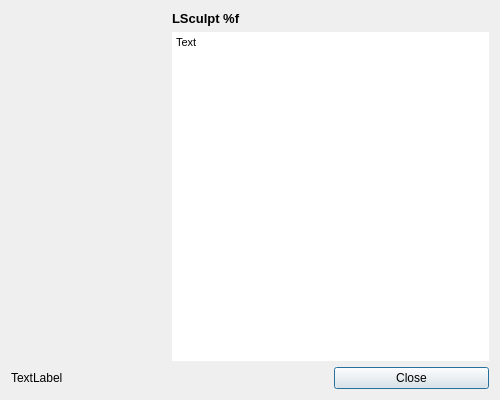
<?xml version="1.0" encoding="UTF-8"?>
<ui version="4.0">
 <class>AboutDialog</class>
 <widget class="QDialog" name="AboutDialog">
  <property name="geometry">
   <rect>
    <x>0</x>
    <y>0</y>
    <width>500</width>
    <height>400</height>
   </rect>
  </property>
  <property name="minimumSize">
   <size>
    <width>500</width>
    <height>400</height>
   </size>
  </property>
  <property name="maximumSize">
   <size>
    <width>500</width>
    <height>400</height>
   </size>
  </property>
  <property name="windowTitle">
   <string>About LSculpt</string>
  </property>
  <layout class="QGridLayout" name="gridLayout">
   <item row="0" column="0" rowspan="2">
    <widget class="QLabel" name="label">
     <property name="maximumSize">
      <size>
       <width>250</width>
       <height>225</height>
      </size>
     </property>
     <property name="text">
      <string/>
     </property>
     <property name="pixmap">
      <pixmap resource="LSculpt.qrc">:/images/lsculpt-icon.png</pixmap>
     </property>
     <property name="scaledContents">
      <bool>true</bool>
     </property>
    </widget>
   </item>
   <item row="0" column="1" colspan="2">
    <widget class="QLabel" name="titleLabel">
     <property name="font">
      <font>
       <pointsize>10</pointsize>
       <bold>true</bold>
      </font>
     </property>
     <property name="text">
      <string>LSculpt %f</string>
     </property>
    </widget>
   </item>
   <item row="1" column="1" colspan="2">
    <widget class="QTextEdit" name="textEdit">
     <property name="enabled">
      <bool>true</bool>
     </property>
     <property name="frameShape">
      <enum>QFrame::Shape::NoFrame</enum>
     </property>
     <property name="frameShadow">
      <enum>QFrame::Shadow::Plain</enum>
     </property>
     <property name="html">
      <string>&lt;!DOCTYPE HTML PUBLIC &quot;-//W3C//DTD HTML 4.0//EN&quot; &quot;http://www.w3.org/TR/REC-html40/strict.dtd&quot;&gt;
&lt;html&gt;&lt;head&gt;&lt;meta name=&quot;qrichtext&quot; content=&quot;1&quot; /&gt;&lt;meta charset=&quot;utf-8&quot; /&gt;&lt;style type=&quot;text/css&quot;&gt;
p, li { white-space: pre-wrap; }
hr { height: 1px; border-width: 0; }
li.unchecked::marker { content: &quot;\2610&quot;; }
li.checked::marker { content: &quot;\2612&quot;; }
&lt;/style&gt;&lt;/head&gt;&lt;body style=&quot; font-family:'.AppleSystemUIFont'; font-size:13pt; font-weight:400; font-style:normal;&quot;&gt;
&lt;p style=&quot; margin-top:0px; margin-bottom:0px; margin-left:0px; margin-right:0px; -qt-block-indent:0; text-indent:0px;&quot;&gt;&lt;span style=&quot; font-family:'MS Shell Dlg 2'; font-size:8pt;&quot;&gt;Text&lt;/span&gt;&lt;/p&gt;&lt;/body&gt;&lt;/html&gt;</string>
     </property>
    </widget>
   </item>
   <item row="2" column="0" colspan="2">
    <widget class="QLabel" name="textBuild">
     <property name="text">
      <string>TextLabel</string>
     </property>
    </widget>
   </item>
   <item row="2" column="2">
    <widget class="QPushButton" name="closeButton">
     <property name="text">
      <string>Close</string>
     </property>
    </widget>
   </item>
  </layout>
 </widget>
 <resources>
  <include location="LSculpt.qrc"/>
 </resources>
 <connections>
  <connection>
   <sender>closeButton</sender>
   <signal>clicked()</signal>
   <receiver>AboutDialog</receiver>
   <slot>close()</slot>
   <hints>
    <hint type="sourcelabel">
     <x>347</x>
     <y>271</y>
    </hint>
    <hint type="destinationlabel">
     <x>199</x>
     <y>149</y>
    </hint>
   </hints>
  </connection>
 </connections>
</ui>
